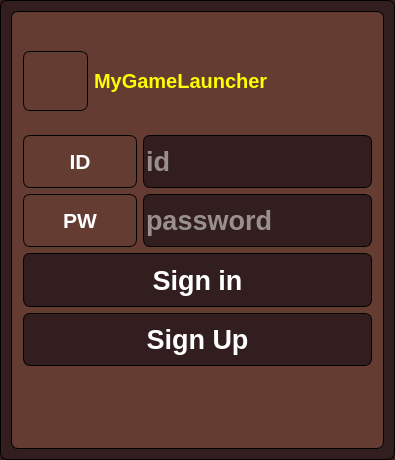
<?xml version="1.0" encoding="UTF-8"?>
<ui version="4.0">
 <class>LoginPage</class>
 <widget class="QWidget" name="LoginPage">
  <property name="geometry">
   <rect>
    <x>0</x>
    <y>0</y>
    <width>395</width>
    <height>460</height>
   </rect>
  </property>
  <property name="windowTitle">
   <string>LoginPage</string>
  </property>
  <property name="styleSheet">
   <string notr="true">QWidget {background-color: #321e1e; border : 1px solid black; border-radius: 7px;}</string>
  </property>
  <layout class="QVBoxLayout" name="verticalLayout_3">
   <item>
    <widget class="QFrame" name="frame">
     <property name="styleSheet">
      <string notr="true">QFrame 
{
background-color :#643c32; 
border : 1px solid black; 
border-radius: 7px;
}
</string>
     </property>
     <property name="frameShape">
      <enum>QFrame::StyledPanel</enum>
     </property>
     <property name="frameShadow">
      <enum>QFrame::Raised</enum>
     </property>
     <layout class="QVBoxLayout" name="verticalLayout_2" stretch="0,2,1,3,3,3,3,4">
      <item>
       <layout class="QHBoxLayout" name="horizontalLayout_4">
        <item>
         <spacer name="horizontalSpacer">
          <property name="orientation">
           <enum>Qt::Horizontal</enum>
          </property>
          <property name="sizeHint" stdset="0">
           <size>
            <width>40</width>
            <height>20</height>
           </size>
          </property>
         </spacer>
        </item>
        <item>
         <widget class="QToolButton" name="toolButton_exit">
          <property name="minimumSize">
           <size>
            <width>22</width>
            <height>22</height>
           </size>
          </property>
          <property name="cursor">
           <cursorShape>PointingHandCursor</cursorShape>
          </property>
          <property name="styleSheet">
           <string notr="true">QToolButton{
background-color:#643c32;
border:none;
}
QToolButton:pressed {color: #f5f5f5; background-color: #395e96; border: 1px solid #9dabba;}
</string>
          </property>
          <property name="text">
           <string/>
          </property>
          <property name="icon">
           <iconset resource="MyGameLauncher.qrc">
            <normaloff>:/MyGameLauncher/resource/exit.png</normaloff>:/MyGameLauncher/resource/exit.png</iconset>
          </property>
         </widget>
        </item>
       </layout>
      </item>
      <item>
       <layout class="QHBoxLayout" name="horizontalLayout" stretch="1,5">
        <item>
         <widget class="QLabel" name="label_logo">
          <property name="sizePolicy">
           <sizepolicy hsizetype="Preferred" vsizetype="Preferred">
            <horstretch>0</horstretch>
            <verstretch>0</verstretch>
           </sizepolicy>
          </property>
          <property name="minimumSize">
           <size>
            <width>65</width>
            <height>60</height>
           </size>
          </property>
          <property name="maximumSize">
           <size>
            <width>90</width>
            <height>90</height>
           </size>
          </property>
          <property name="text">
           <string/>
          </property>
          <property name="pixmap">
           <pixmap resource="MyGameLauncher.qrc">:/MyGameLauncher/resource/title_label.PNG</pixmap>
          </property>
          <property name="scaledContents">
           <bool>true</bool>
          </property>
         </widget>
        </item>
        <item>
         <widget class="QLabel" name="title">
          <property name="sizePolicy">
           <sizepolicy hsizetype="Expanding" vsizetype="Expanding">
            <horstretch>0</horstretch>
            <verstretch>0</verstretch>
           </sizepolicy>
          </property>
          <property name="font">
           <font>
            <pointsize>-1</pointsize>
            <weight>75</weight>
            <italic>false</italic>
            <bold>true</bold>
           </font>
          </property>
          <property name="styleSheet">
           <string notr="true">border:none;
color: yellow;
font-size: 20px;
font:bold;

</string>
          </property>
          <property name="text">
           <string>MyGameLauncher</string>
          </property>
         </widget>
        </item>
       </layout>
      </item>
      <item>
       <spacer name="verticalSpacer_2">
        <property name="orientation">
         <enum>Qt::Vertical</enum>
        </property>
        <property name="sizeHint" stdset="0">
         <size>
          <width>20</width>
          <height>40</height>
         </size>
        </property>
       </spacer>
      </item>
      <item>
       <layout class="QHBoxLayout" name="horizontalLayout_2" stretch="1,2">
        <item>
         <widget class="QLabel" name="label_id">
          <property name="font">
           <font>
            <family>Arial</family>
            <pointsize>16</pointsize>
            <weight>75</weight>
            <bold>true</bold>
           </font>
          </property>
          <property name="styleSheet">
           <string notr="true">color:white;</string>
          </property>
          <property name="text">
           <string>ID</string>
          </property>
          <property name="alignment">
           <set>Qt::AlignCenter</set>
          </property>
         </widget>
        </item>
        <item>
         <widget class="QLineEdit" name="lineEdit_id">
          <property name="sizePolicy">
           <sizepolicy hsizetype="Expanding" vsizetype="Preferred">
            <horstretch>0</horstretch>
            <verstretch>0</verstretch>
           </sizepolicy>
          </property>
          <property name="font">
           <font>
            <family>Arial</family>
            <pointsize>20</pointsize>
            <weight>75</weight>
            <bold>true</bold>
           </font>
          </property>
          <property name="styleSheet">
           <string notr="true">color:white;</string>
          </property>
          <property name="readOnly">
           <bool>false</bool>
          </property>
          <property name="placeholderText">
           <string>id</string>
          </property>
         </widget>
        </item>
       </layout>
      </item>
      <item>
       <layout class="QHBoxLayout" name="horizontalLayout_3" stretch="1,2">
        <item>
         <widget class="QLabel" name="label_pw">
          <property name="font">
           <font>
            <family>Arial</family>
            <pointsize>16</pointsize>
            <weight>75</weight>
            <bold>true</bold>
           </font>
          </property>
          <property name="styleSheet">
           <string notr="true">color:white;</string>
          </property>
          <property name="text">
           <string>PW</string>
          </property>
          <property name="alignment">
           <set>Qt::AlignCenter</set>
          </property>
         </widget>
        </item>
        <item>
         <widget class="QLineEdit" name="lineEdit_pw">
          <property name="sizePolicy">
           <sizepolicy hsizetype="Expanding" vsizetype="Preferred">
            <horstretch>0</horstretch>
            <verstretch>0</verstretch>
           </sizepolicy>
          </property>
          <property name="font">
           <font>
            <family>Arial</family>
            <pointsize>20</pointsize>
            <weight>75</weight>
            <bold>true</bold>
           </font>
          </property>
          <property name="styleSheet">
           <string notr="true">color:white;</string>
          </property>
          <property name="placeholderText">
           <string>password</string>
          </property>
         </widget>
        </item>
       </layout>
      </item>
      <item>
       <widget class="QPushButton" name="pushButton_sign_in">
        <property name="sizePolicy">
         <sizepolicy hsizetype="Minimum" vsizetype="Preferred">
          <horstretch>0</horstretch>
          <verstretch>0</verstretch>
         </sizepolicy>
        </property>
        <property name="minimumSize">
         <size>
          <width>0</width>
          <height>0</height>
         </size>
        </property>
        <property name="font">
         <font>
          <family>Arial</family>
          <pointsize>20</pointsize>
          <weight>75</weight>
          <bold>true</bold>
         </font>
        </property>
        <property name="cursor">
         <cursorShape>PointingHandCursor</cursorShape>
        </property>
        <property name="styleSheet">
         <string notr="true">QPushButton{
color:white;
}
QPushButton:pressed {color: #f5f5f5; background-color: #395e96; border: 1px solid #9dabba;}</string>
        </property>
        <property name="text">
         <string>Sign in</string>
        </property>
       </widget>
      </item>
      <item>
       <widget class="QPushButton" name="pushButton_sign_up">
        <property name="sizePolicy">
         <sizepolicy hsizetype="Minimum" vsizetype="Preferred">
          <horstretch>0</horstretch>
          <verstretch>0</verstretch>
         </sizepolicy>
        </property>
        <property name="font">
         <font>
          <family>Arial</family>
          <pointsize>20</pointsize>
          <weight>75</weight>
          <bold>true</bold>
         </font>
        </property>
        <property name="cursor">
         <cursorShape>PointingHandCursor</cursorShape>
        </property>
        <property name="styleSheet">
         <string notr="true">QPushButton{
color:white;
}
QPushButton:pressed {color: #f5f5f5; background-color: #395e96; border: 1px solid #9dabba;}</string>
        </property>
        <property name="text">
         <string>Sign Up</string>
        </property>
       </widget>
      </item>
      <item>
       <spacer name="verticalSpacer">
        <property name="orientation">
         <enum>Qt::Vertical</enum>
        </property>
        <property name="sizeHint" stdset="0">
         <size>
          <width>20</width>
          <height>40</height>
         </size>
        </property>
       </spacer>
      </item>
     </layout>
    </widget>
   </item>
  </layout>
 </widget>
 <layoutdefault spacing="6" margin="11"/>
 <resources>
  <include location="MyGameLauncher.qrc"/>
 </resources>
 <connections/>
</ui>
